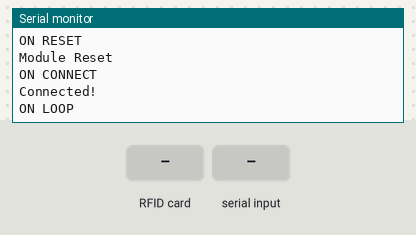
Bench run of a sketch on a simulated Arduino Mega 2560, built with avr-gcc and run on an emulated ATmega2560. Shown: the last lines printed to the serial monitor. The inputs (shaded band) are chosen by the test bench. The modem accepts every AT command (registered, SIM ready, sends succeed) and sends nothing else.

Above: at 2.2 s.
2.3 s: RFID card 5E 7A 19 C4 held to the reader
At 7.4 s:
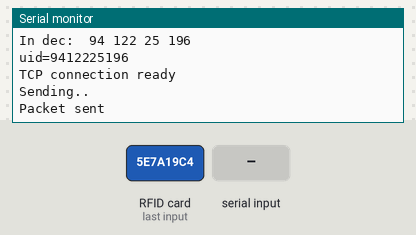
7.5 s: "1" received over the second serial link
At 9.2 s:
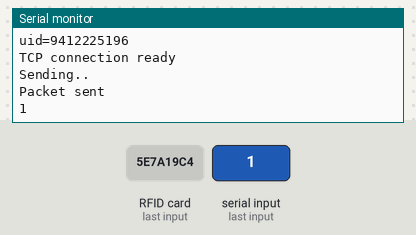

Measured:
- after the input at 2.3 s, the serial monitor: prints a new line after 3.8 s (image 1)
- after the input at 7.5 s, the serial monitor: prints a new line after 1.0 s (image 2)

The sketch:

esp_dan_rc522.ino
```cpp
#include <SPI.h>
#include <MFRC522.h>

#define SS_PIN 53
#define RST_PIN 8

MFRC522 rfid(SS_PIN, RST_PIN); // Instance of the class
MFRC522::MIFARE_Key key;
byte nuidPICC[4];

String ssid ="HCB100";
String password="PingPong0716";
String data;
String server = "192.168.8.102"; // www.example.com
String uri = "/project/save.php";// our example is /esppost.php
String str_uid;

void setup() {
  Serial1.begin(115200);
  Serial.begin(115200);
  Serial.println("SETUP SERIAL");
  //--
  Serial.println("Setup RC522");
  SPI.begin(); // Init SPI bus
  rfid.PCD_Init(); // Init MFRC522
  for (byte i = 0; i < 6; i++) {
    key.keyByte[i] = 0xFF;
  }
  Serial.println(F("This code scan the MIFARE Classsic NUID."));
  Serial.print(F("Using the following key:"));
  printHex(key.keyByte, MFRC522::MF_KEY_SIZE);
  //----
  Serial.println();
  Serial.println("SETUP WIFI");
  reset();
  connectWifi();
}

void reset() {
  Serial.println("ON RESET");
  Serial1.println("AT+RST");
  delay(1000);
  if(Serial1.find("OK") ) Serial.println("Module Reset");
}


void connectWifi() {
  Serial.println("ON CONNECT");
  String cmd = "AT+CWJAP=\"" +ssid+"\",\"" + password + "\"";
  Serial1.println(cmd);
  while(!Serial1.available()){
    Serial.println("waiting response to AP");
    delay(1000);
  }
  //delay(3000);
  if(Serial1.find("OK")) {
    Serial.println("Connected!");
  }else {
    connectWifi();
    Serial.println("Cannot connect to wifi");
   }
}


void loop () {
  str_uid = "";
  Serial.println("ON LOOP");
  delay(5000);
  if ( ! rfid.PICC_IsNewCardPresent())
    return;

  if ( ! rfid.PICC_ReadCardSerial())
    return;

  Serial.print(F("PICC type: "));
  MFRC522::PICC_Type piccType = rfid.PICC_GetType(rfid.uid.sak);
  Serial.println(rfid.PICC_GetTypeName(piccType));

  if (piccType != MFRC522::PICC_TYPE_MIFARE_MINI &&
    piccType != MFRC522::PICC_TYPE_MIFARE_1K &&
    piccType != MFRC522::PICC_TYPE_MIFARE_4K) {
    Serial.println(F("Your tag is not of type MIFARE Classic."));
    return;
  }

  if (rfid.uid.uidByte[0] != nuidPICC[0] ||
    rfid.uid.uidByte[1] != nuidPICC[1] ||
    rfid.uid.uidByte[2] != nuidPICC[2] ||
    rfid.uid.uidByte[3] != nuidPICC[3] ) {
    Serial.println(F("A new card has been detected."));

    for (byte i = 0; i < 4; i++) {
      nuidPICC[i] = rfid.uid.uidByte[i];
    }

    Serial.println(F("The NUID tag is:"));
    Serial.print(F("In hex: "));
    printHex(rfid.uid.uidByte, rfid.uid.size);
    Serial.println();
    Serial.print(F("In dec: "));
    printDec(rfid.uid.uidByte, rfid.uid.size);
    Serial.println();


  }else
    Serial.println(F("Card read previously."));


  if(str_uid.equals("")){

  }else{
    //----
    data = "uid=" + str_uid ;
    Serial.println(data);
    httppost();
    delay(1000);
    //----
  }


  rfid.PICC_HaltA();
  rfid.PCD_StopCrypto1();
}

void httppost () {
  Serial1.println("AT+CIPSTART=\"TCP\",\"" + server + "\",80");//start a TCP connection.
  //--
  while(!Serial1.available()){
    Serial.println("Waiting TCP ready...");
  }
  //--
  if( Serial1.find("OK")) {
    Serial.println("TCP connection ready");
  }
  delay(1000);
  String postRequest =
  "POST " + uri + " HTTP/1.0\r\n" +
  "Host: " + server + "\r\n" +
  "Accept: *" + "/" + "*\r\n" +
  "Content-Length: " + data.length() + "\r\n" +
  "Content-Type: application/x-www-form-urlencoded\r\n" +
  "\r\n" + data;
  String sendCmd = "AT+CIPSEND=" + (String) postRequest.length();//determine the number of caracters to be sent.
  //Serial1.print(sendCmd);
  Serial1.println(sendCmd );
  //delay(500);
  //--
  while(!Serial1.available()){
    Serial.println("Waiting for cnnection to server is established...");
  }
  //--
  if(Serial1.find(">")) {
    Serial.println("Sending..");
    Serial1.print(postRequest);
    if( Serial1.find("SEND OK")) {
      Serial.println("Packet sent");
      while(!Serial1.available()){
        Serial.println("Loading web server response");
      }
      while (Serial1.available()) {
        String tmpResp = Serial1.readString();
        Serial.println(tmpResp);
      }
      //Serial1.println("AT+CIPCLOSE");
    }
  }
  Serial1.println("AT+CIPCLOSE");
  delay(1000);
  Serial.flush();
  Serial1.flush();
}

/**
 * Helper routine to dump a byte array as hex values to Serial.
 */
void printHex(byte *buffer, byte bufferSize) {
  for (byte i = 0; i < bufferSize; i++) {
    Serial.print(buffer[i] < 0x10 ? " 0" : " ");
    Serial.print(buffer[i], HEX);
  }
}

/**
 * Helper routine to dump a byte array as dec values to Serial.
 */
void printDec(byte *buffer, byte bufferSize) {
  for (byte i = 0; i < bufferSize; i++) {
    Serial.print(buffer[i] < 0x10 ? " 0" : " ");
    Serial.print(buffer[i], DEC);
    str_uid += (String)buffer[i];
  }
}
```
